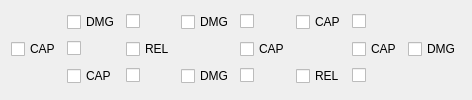
         <widget class="QWidget" name="pulseRifleTab">
          <attribute name="title">
           <string>PULSE RIFLE</string>
          </attribute>
          <layout class="QGridLayout" name="gridLayout_3">
           <item row="1" column="1">
            <widget class="QCheckBox" name="blank1PulseRifleCheckBox">
             <property name="text">
              <string/>
             </property>
            </widget>
           </item>
           <item row="0" column="3">
            <widget class="QCheckBox" name="dmg2PulseRifleCheckBox">
             <property name="text">
              <string>DMG</string>
             </property>
            </widget>
           </item>
           <item row="0" column="6">
            <widget class="QCheckBox" name="blank6PulseRifleCheckBox">
             <property name="text">
              <string/>
             </property>
            </widget>
           </item>
           <item row="1" column="2">
            <widget class="QCheckBox" name="rel1PulseRifleCheckBox">
             <property name="text">
              <string>REL</string>
             </property>
            </widget>
           </item>
           <item row="1" column="6">
            <widget class="QCheckBox" name="cap5PulseRifleCheckBox">
             <property name="text">
              <string>CAP</string>
             </property>
            </widget>
           </item>
           <item row="1" column="7">
            <widget class="QCheckBox" name="dmg4PulseRifleCheckBox">
             <property name="text">
              <string>DMG</string>
             </property>
            </widget>
           </item>
           <item row="0" column="1">
            <widget class="QCheckBox" name="dmg1PulseRifleCheckBox">
             <property name="text">
              <string>DMG</string>
             </property>
            </widget>
           </item>
           <item row="0" column="5">
            <widget class="QCheckBox" name="cap4PulseRifleCheckBox">
             <property name="text">
              <string>CAP</string>
             </property>
            </widget>
           </item>
           <item row="1" column="4">
            <widget class="QCheckBox" name="cap3PulseRifleCheckBox">
             <property name="text">
              <string>CAP</string>
             </property>
            </widget>
           </item>
           <item row="1" column="0">
            <widget class="QCheckBox" name="cap1PulseRifleCheckBox">
             <property name="text">
              <string>CAP</string>
             </property>
            </widget>
           </item>
           <item row="0" column="2">
            <widget class="QCheckBox" name="blank2PulseRifleCheckBox">
             <property name="text">
              <string/>
             </property>
            </widget>
           </item>
           <item row="0" column="4">
            <widget class="QCheckBox" name="blank4PulseRifleCheckBox">
             <property name="text">
              <string/>
             </property>
            </widget>
           </item>
           <item row="2" column="1">
            <widget class="QCheckBox" name="cap2PulseRifleCheckBox">
             <property name="text">
              <string>CAP</string>
             </property>
            </widget>
           </item>
           <item row="2" column="2">
            <widget class="QCheckBox" name="blank3PulseRifleCheckBox">
             <property name="text">
              <string/>
             </property>
            </widget>
           </item>
           <item row="2" column="3">
            <widget class="QCheckBox" name="dmg3PulseRifleCheckBox">
             <property name="text">
              <string>DMG</string>
             </property>
            </widget>
           </item>
           <item row="2" column="4">
            <widget class="QCheckBox" name="blank5PulseRifleCheckBox">
             <property name="text">
              <string/>
             </property>
            </widget>
           </item>
           <item row="2" column="5">
            <widget class="QCheckBox" name="rel2PulseRifleCheckBox">
             <property name="text">
              <string>REL</string>
             </property>
            </widget>
           </item>
           <item row="2" column="6">
            <widget class="QCheckBox" name="blank7PulseRifleCheckBox">
             <property name="text">
              <string/>
             </property>
            </widget>
           </item>
          </layout>
         </widget>
